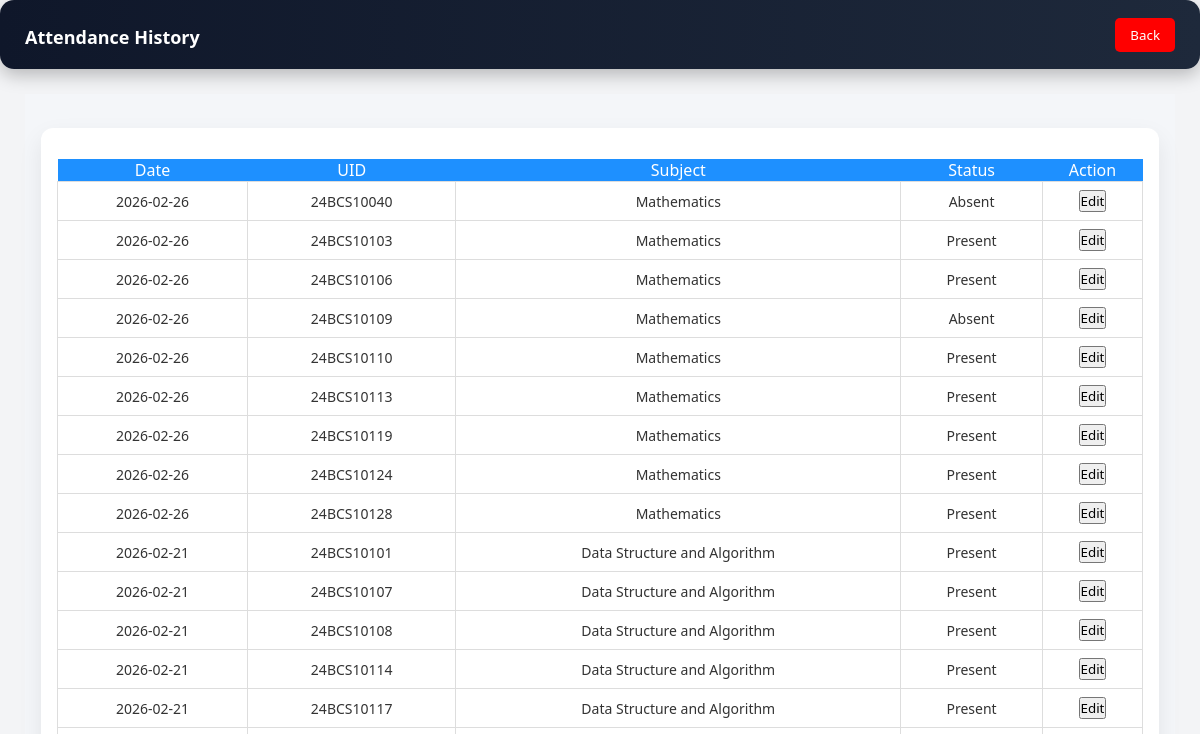
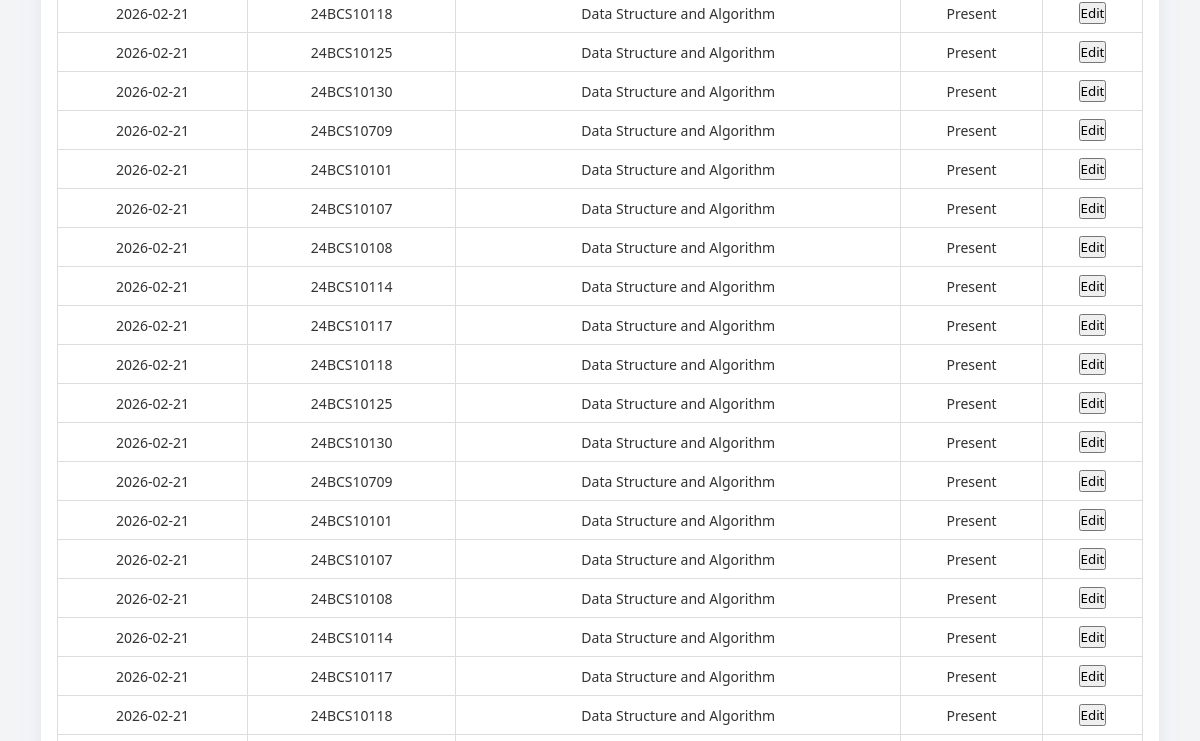
The app's page /teacher/history (upper part), older data (2 pictures, top to bottom).
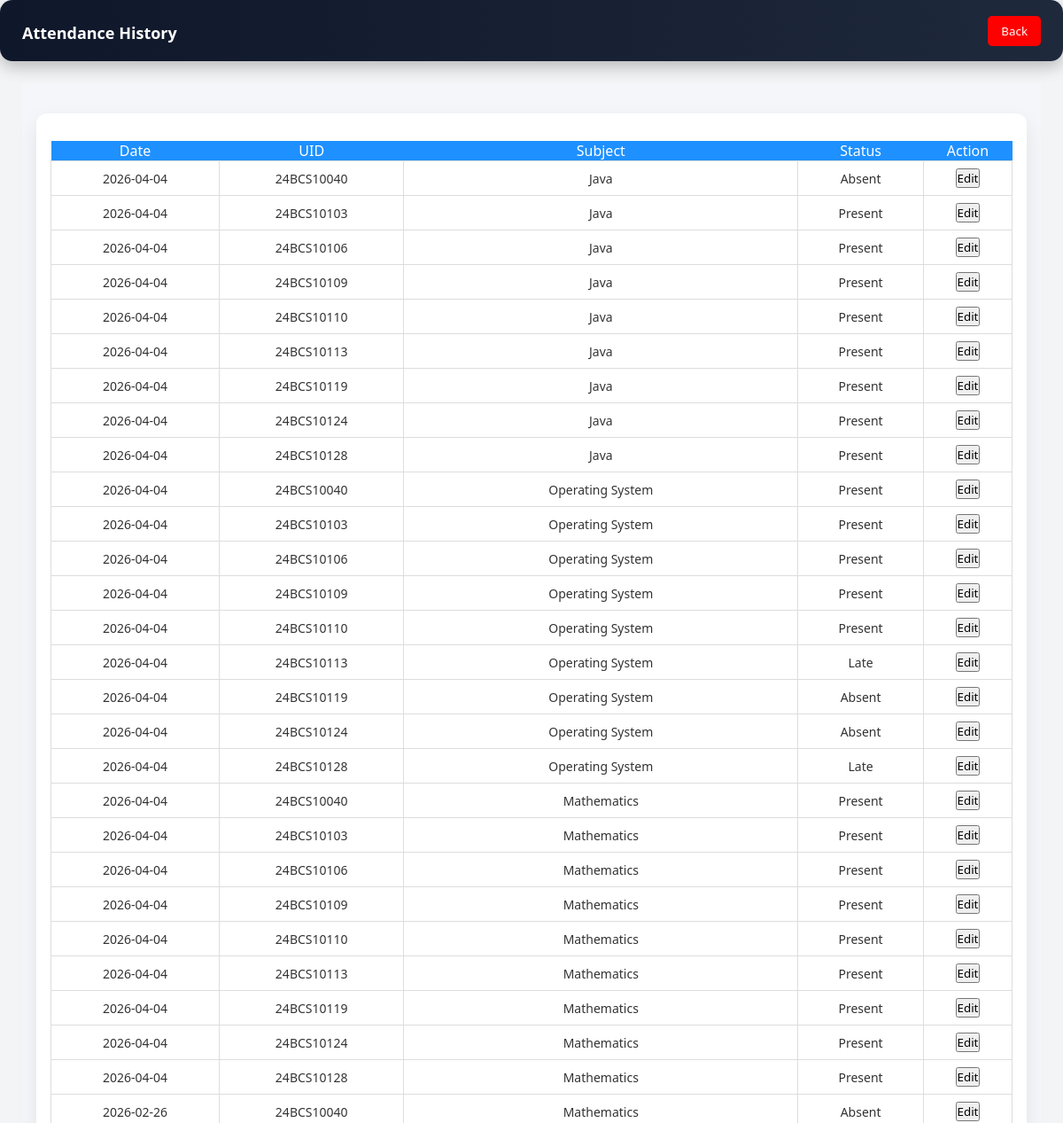
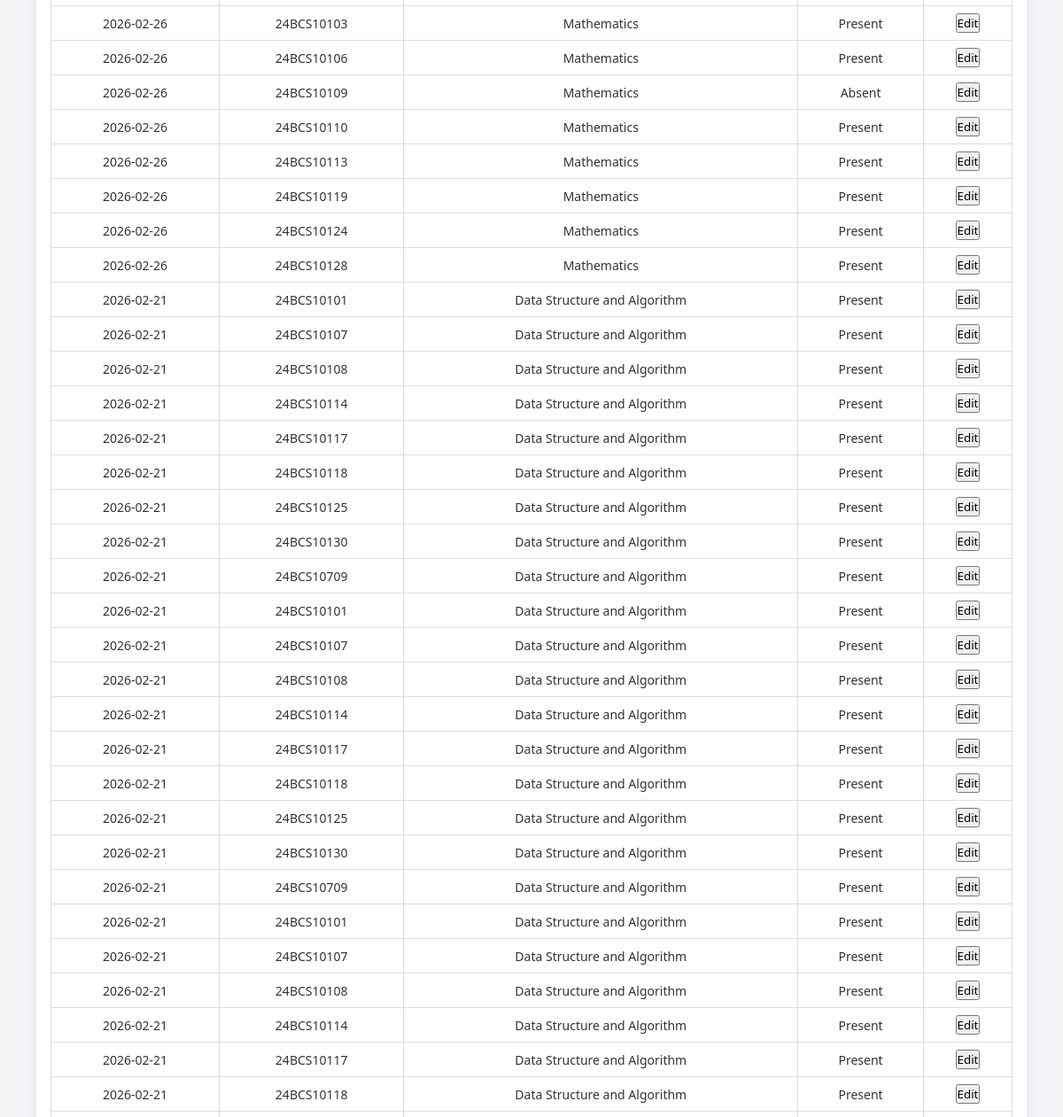
The same page, newer data (2 pictures, top to bottom).
### tables this page shows
CREATE TABLE daily_attendance (
    id INTEGER PRIMARY KEY AUTOINCREMENT,
    student_uid TEXT,
    subject TEXT,
    class TEXT,
    date TEXT,
    status TEXT
);

### app.py (the view)
@app.route('/teacher/history')
def attendance_history():
    conn = get_db_connection()
    records = conn.execute("""
        SELECT * FROM daily_attendance
        ORDER BY date DESC
    """).fetchall()
    conn.close()
    return render_template('attendance_history.html', records=records)

### app.py (called while the page is built)
def get_db_connection():
    conn = sqlite3.connect(DB_PATH)
    conn.row_factory = sqlite3.Row
    return conn

### templates/attendance_history.html (shortened to what this page needs)
<!doctype html>
<html>
  <head>
    <link
      rel="stylesheet"
      href="{{ url_for('static', filename='css/style.css') }}"
    />
  </head>
  <body>
    <div class="dashboard-header">
      <h2>Attendance History</h2>
      <a href="/teacher-dashboard"><button class="logout-btn">Back</button></a>
    </div>
    <div class="dashboard-container">
      <div class="attendance-table">
        <table>
          <tr>
            <th>Date</th>
            <th>UID</th>
            <th>Subject</th>
            <th>Status</th>
            <th>Action</th>
          </tr>
          {% for r in records %}
          <tr>
            <td>{{ r.date }}</td>
            <td>{{ r.student_uid }}</td>
            <td>{{ r.subject }}</td>
            <td>{{ r.status }}</td>
            <td>
              <a href="/teacher/edit-attendance/{{ r.id }}">
                <button>Edit</button>
              </a>
            </td>
          </tr>
          {% endfor %}
        </table>
      </div>
    </div>
  </body>
</html>

Row changes from the older to the newer data that the page shows:
added daily_attendance: date "2026-04-04", student_uid "24BCS10040", subject "Java", status "Absent"
added daily_attendance: date "2026-04-04", student_uid "24BCS10103", subject "Java", status "Present"
added daily_attendance: date "2026-04-04", student_uid "24BCS10106", subject "Java", status "Present"
added daily_attendance: date "2026-04-04", student_uid "24BCS10109", subject "Java", status "Present"
added daily_attendance: date "2026-04-04", student_uid "24BCS10110", subject "Java", status "Present"
added daily_attendance: date "2026-04-04", student_uid "24BCS10113", subject "Java", status "Present"
added daily_attendance: date "2026-04-04", student_uid "24BCS10119", subject "Java", status "Present"
added daily_attendance: date "2026-04-04", student_uid "24BCS10124", subject "Java", status "Present"
added daily_attendance: date "2026-04-04", student_uid "24BCS10128", subject "Java", status "Present"
added daily_attendance: date "2026-04-04", student_uid "24BCS10040", subject "Operating System", status "Present"
added daily_attendance: date "2026-04-04", student_uid "24BCS10103", subject "Operating System", status "Present"
added daily_attendance: date "2026-04-04", student_uid "24BCS10106", subject "Operating System", status "Present"
added daily_attendance: date "2026-04-04", student_uid "24BCS10109", subject "Operating System", status "Present"
added daily_attendance: date "2026-04-04", student_uid "24BCS10110", subject "Operating System", status "Present"
added daily_attendance: date "2026-04-04", student_uid "24BCS10113", subject "Operating System", status "Late"
added daily_attendance: date "2026-04-04", student_uid "24BCS10119", subject "Operating System", status "Absent"
added daily_attendance: date "2026-04-04", student_uid "24BCS10124", subject "Operating System", status "Absent"
added daily_attendance: date "2026-04-04", student_uid "24BCS10128", subject "Operating System", status "Late"
added daily_attendance: date "2026-04-04", student_uid "24BCS10040", subject "Mathematics", status "Present"
added daily_attendance: date "2026-04-04", student_uid "24BCS10103", subject "Mathematics", status "Present"
added daily_attendance: date "2026-04-04", student_uid "24BCS10106", subject "Mathematics", status "Present"
added daily_attendance: date "2026-04-04", student_uid "24BCS10109", subject "Mathematics", status "Present"
added daily_attendance: date "2026-04-04", student_uid "24BCS10110", subject "Mathematics", status "Present"
added daily_attendance: date "2026-04-04", student_uid "24BCS10113", subject "Mathematics", status "Present"
added daily_attendance: date "2026-04-04", student_uid "24BCS10119", subject "Mathematics", status "Present"
added daily_attendance: date "2026-04-04", student_uid "24BCS10124", subject "Mathematics", status "Present"
added daily_attendance: date "2026-04-04", student_uid "24BCS10128", subject "Mathematics", status "Present"
